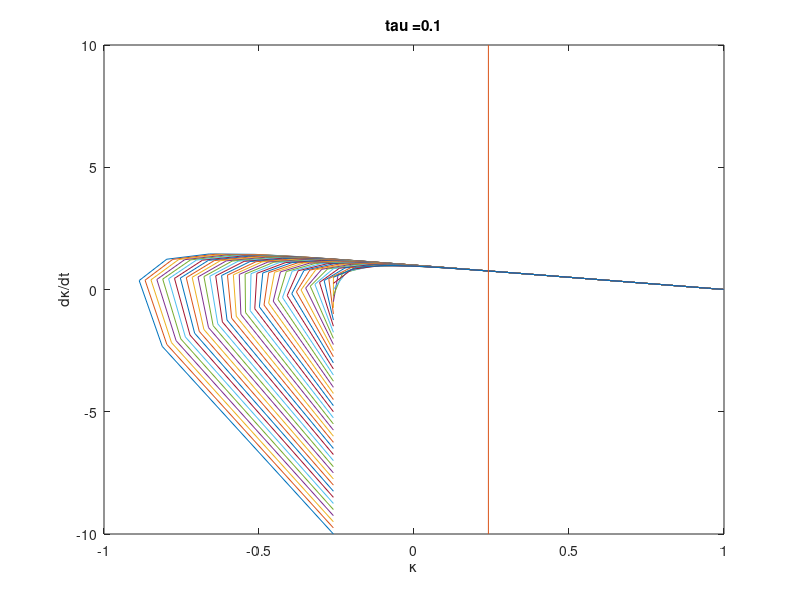

This figure's MATLAB source:
%plot first solution branches for diff tau

%fixed parameters
%params
eps = 0.5;
c = 1;
I = 0.01;

%results in
K_V_ON = eps/2-I;
K_V_OFF = -eps/2-I;

% tau = [0.01; 0.1; 0.2; 0.3; 0.4; 0.5; 0.6; 0.7; 0.8; 0.9; 1.1; 10;];
tau = 0.1;

for ii = 1:size(tau,1);
   figure(ii); clf;    
   title_plot = strcat('tau = ', num2str(tau(ii)));
   for alpha= -10:0.25:0.5
        B = (K_V_OFF - c + alpha)/(1-1/tau(ii));
        A = K_V_OFF - c - B;
        K = @(t) c + A*exp(-t) + B*exp(-t./tau(ii));
        Kdot = @(t) -A*exp(-t) - B./tau(ii)*exp(-t./tau(ii));
        t = linspace(0, 100, 1000)';
        kk = K(t);
        kprime = Kdot(t);
        plot(kk, kprime); hold on;
%         plot(t, kk); hold on;
   end
   line([K_V_ON,K_V_ON],[-10,10]);
%    line([-3, 2], [0.2,0.2]);
%    line([0,10],[K_V_ON,K_V_ON]);
   title(title_plot);
   xlabel('\kappa'); ylabel('d\kappa/dt');
   hold off
    
    
end